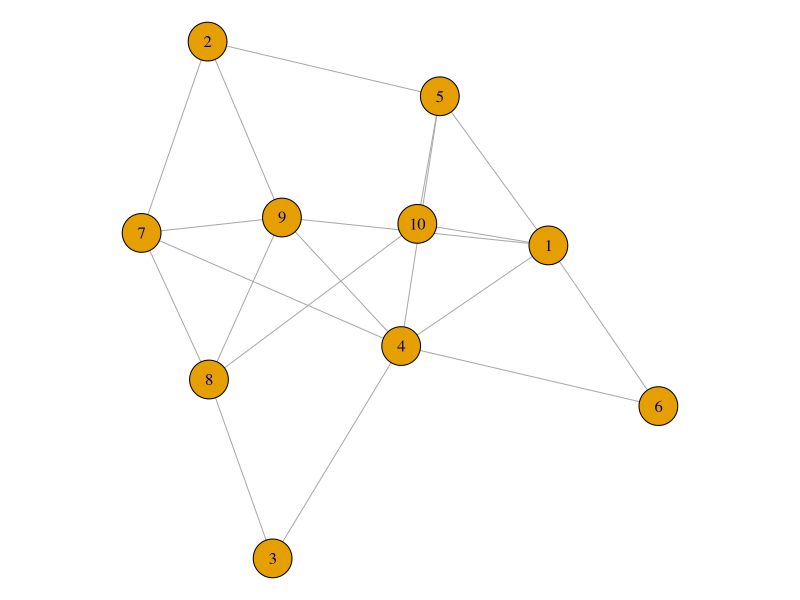
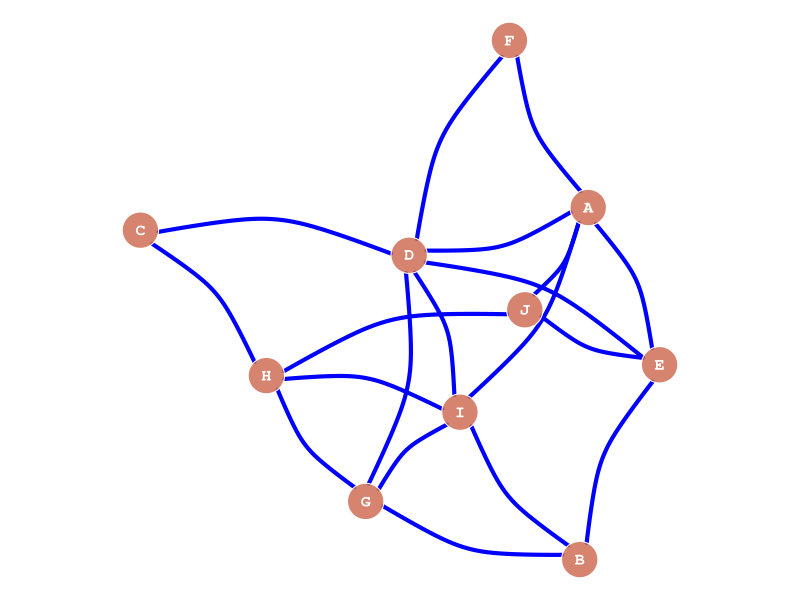

The R source for these figures, in order:
library(igraph)

# Create data
set.seed(21)
data <- matrix(sample(0:1, 100, replace=TRUE, prob=c(0.8,0.2)), nc=10)
network <- graph_from_adjacency_matrix(data , mode='undirected', diag=F )

V(network)
E(network)

# Default network
par(mar=c(0,0,0,0))
plot(network)

plot(network, 
     
     # === vertex
     vertex.color = rgb(0.8,0.4,0.3,0.8),          # Node color
     vertex.frame.color = "white",                 # Node border color
     vertex.shape="circle",                        # One of “none”, “circle”, “square”, “csquare”, “rectangle” “crectangle”, “vrectangle”, “pie”, “raster”, or “sphere”
     vertex.size=14,                               # Size of the node (default is 15)
     vertex.size2=NA,                              # The second size of the node (e.g. for a rectangle)
     
     # === vertex label
     vertex.label=LETTERS[1:10],                   # Character vector used to label the nodes
     vertex.label.color="white",
     vertex.label.family="mono",                   # Font family of the label (e.g.“Times”, “Helvetica”)
     vertex.label.font=2,                          # Font: 1 plain, 2 bold, 3, italic, 4 bold italic, 5 symbol
     vertex.label.cex=1,                           # Font size (multiplication factor, device-dependent)
     vertex.label.dist=0,                          # Distance between the label and the vertex
     vertex.label.degree=0 ,                       # The position of the label in relation to the vertex (use pi)
     
     # === Edge
     edge.color="blue",                            # Edge color
     edge.width=4,                                 # Edge width, defaults to 1
     edge.arrow.size=1,                            # Arrow size, defaults to 1
     edge.arrow.width=1,                           # Arrow width, defaults to 1
     edge.lty="solid",                             # Line type, could be 0 or “blank”, 1 or “solid”, 2 or “dashed”, 3 or “dotted”, 4 or “dotdash”, 5 or “longdash”, 6 or “twodash”
     edge.curved=0.3                               # Edge curvature, range 0-1 (FALSE sets it to 0, TRUE to 0.5)
)
